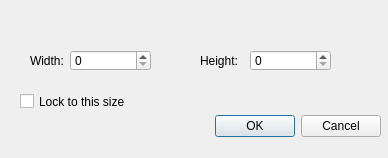
<?xml version="1.0" encoding="UTF-8"?>
<ui version="4.0">
 <class>SpecifyDimensions</class>
 <widget class="QDialog" name="SpecifyDimensions">
  <property name="geometry">
   <rect>
    <x>0</x>
    <y>0</y>
    <width>388</width>
    <height>158</height>
   </rect>
  </property>
  <property name="windowTitle">
   <string>Specify Main Window Dimensions</string>
  </property>
  <widget class="QDialogButtonBox" name="buttonBox">
   <property name="geometry">
    <rect>
     <x>20</x>
     <y>110</y>
     <width>361</width>
     <height>32</height>
    </rect>
   </property>
   <property name="orientation">
    <enum>Qt::Horizontal</enum>
   </property>
   <property name="standardButtons">
    <set>QDialogButtonBox::Cancel|QDialogButtonBox::Ok</set>
   </property>
  </widget>
  <widget class="QSpinBox" name="spinBoxWidth">
   <property name="geometry">
    <rect>
     <x>70</x>
     <y>50</y>
     <width>81</width>
     <height>21</height>
    </rect>
   </property>
  </widget>
  <widget class="QLabel" name="labelWidth">
   <property name="geometry">
    <rect>
     <x>30</x>
     <y>50</y>
     <width>41</width>
     <height>21</height>
    </rect>
   </property>
   <property name="text">
    <string>Width:</string>
   </property>
  </widget>
  <widget class="QCheckBox" name="checkBox">
   <property name="geometry">
    <rect>
     <x>20</x>
     <y>90</y>
     <width>131</width>
     <height>23</height>
    </rect>
   </property>
   <property name="text">
    <string>Lock to this size</string>
   </property>
  </widget>
  <widget class="QLabel" name="labelHeight">
   <property name="geometry">
    <rect>
     <x>200</x>
     <y>50</y>
     <width>51</width>
     <height>21</height>
    </rect>
   </property>
   <property name="text">
    <string>Height:</string>
   </property>
  </widget>
  <widget class="QSpinBox" name="spinBoxHeight">
   <property name="geometry">
    <rect>
     <x>250</x>
     <y>50</y>
     <width>81</width>
     <height>21</height>
    </rect>
   </property>
  </widget>
 </widget>
 <resources/>
 <connections>
  <connection>
   <sender>buttonBox</sender>
   <signal>accepted()</signal>
   <receiver>SpecifyDimensions</receiver>
   <slot>accept()</slot>
   <hints>
    <hint type="sourcelabel">
     <x>248</x>
     <y>254</y>
    </hint>
    <hint type="destinationlabel">
     <x>157</x>
     <y>274</y>
    </hint>
   </hints>
  </connection>
  <connection>
   <sender>buttonBox</sender>
   <signal>rejected()</signal>
   <receiver>SpecifyDimensions</receiver>
   <slot>reject()</slot>
   <hints>
    <hint type="sourcelabel">
     <x>316</x>
     <y>260</y>
    </hint>
    <hint type="destinationlabel">
     <x>286</x>
     <y>274</y>
    </hint>
   </hints>
  </connection>
 </connections>
</ui>
